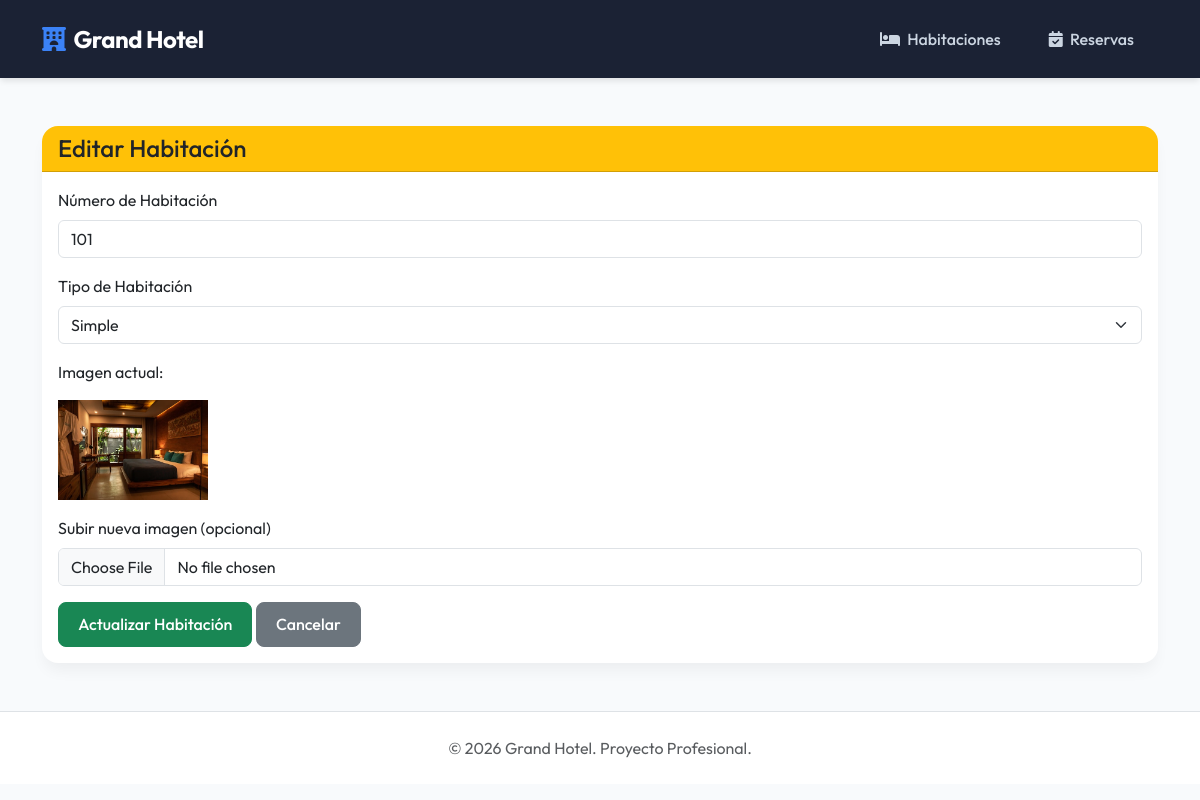
The app's page /editar_habitacion.php?id=1 with its own data.
### tables this page shows
CREATE TABLE habitaciones (
        id INTEGER PRIMARY KEY AUTOINCREMENT,
        numero TEXT NOT NULL,
        tipo TEXT NOT NULL,
        imagen TEXT
    );

### editar_habitacion.php (the view, shortened to what this page needs)
<?php
require 'config.php';
$id = $_GET['id'];
$stmt = $pdo->prepare("SELECT * FROM habitaciones WHERE id = ?");
$stmt->execute([$id]);
$habitacion = $stmt->fetch(PDO::FETCH_ASSOC);
require 'header.php';
?>
<div class="card max-w-md mx-auto">
    <div class="card-header bg-warning text-dark">
        <h4 class="mb-0">Editar Habitación</h4>
    </div>
    <div class="card-body">
        <form action="editar_habitacion.php?id=<?= $id ?>" method="POST" enctype="multipart/form-data">
            <div class="mb-3">
                <label for="numero" class="form-label">Número de Habitación</label>
                <input type="text" class="form-control" id="numero" name="numero" value="<?= htmlspecialchars($habitacion['numero']) ?>" required>
            </div>
            <div class="mb-3">
                <label for="tipo" class="form-label">Tipo de Habitación</label>
                <select class="form-select" id="tipo" name="tipo" required>
                    <option value="Simple" <?= $habitacion['tipo'] == 'Simple' ? 'selected' : '' ?>>Simple</option>
                </select>
            </div>
            <?php if ($habitacion['imagen']): ?>
                <div class="mb-3">
                    <p>Imagen actual:</p>
                    <img src="uploads/<?= htmlspecialchars($habitacion['imagen']) ?>" alt="Imagen actual" style="max-height: 100px;">
                </div>
            <?php endif; ?>
            <div class="mb-3">
                <label for="imagen" class="form-label">Subir nueva imagen (opcional)</label>
                <input class="form-control" type="file" id="imagen" name="imagen" accept="image/*">
            </div>
            <button type="submit" class="btn btn-success">Actualizar Habitación</button>
            <a href="index.php" class="btn btn-secondary">Cancelar</a>
        </form>
    </div>
</div>
<?php require 'footer.php'; ?>

### header.php (style rules this page uses)
:root { --primary-color: #0f172a; --accent-color: #3b82f6; --text-dark: #1e293b; --bg-color: #f8fafc; }
body { font-family: 'Outfit', sans-serif; background-color: var(--bg-color); color: var(--text-dark); }
.card { border: none; border-radius: 1rem; box-shadow: 0 10px 15px -3px rgba(0, 0, 0, 0.05); transition: transform 0.3s ease, box-shadow 0.3s ease; overflow: hidden; background: #fff; }
.btn { border-radius: 0.5rem; font-weight: 500; padding: 0.6rem 1.2rem; transition: all 0.3s ease; }

### records on screen
habitaciones: numero "101", tipo "Simple", imagen (picture)
